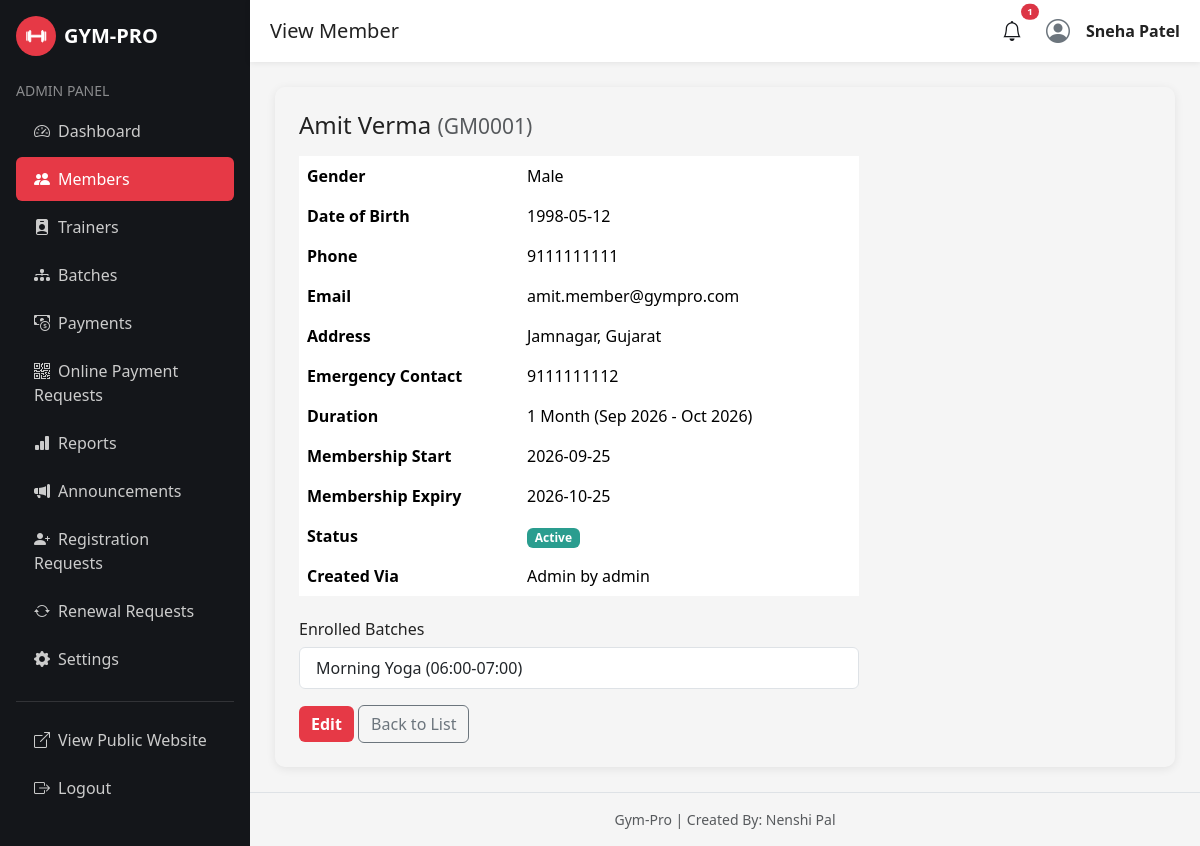
Page /admin/member/view-member.php?id=1 (signed in) on the committed database.
### tables this page shows
CREATE TABLE members (
    member_id INT AUTO_INCREMENT PRIMARY KEY,
    member_code VARCHAR(20) NOT NULL UNIQUE,
    photo VARCHAR(255) DEFAULT 'default-member.png',
    full_name VARCHAR(100) NOT NULL,
    gender ENUM('Male','Female','Other') DEFAULT 'Male',
    dob DATE,
    phone VARCHAR(20) NOT NULL UNIQUE,
    email VARCHAR(100) NOT NULL UNIQUE,
    address VARCHAR(255),
    emergency_contact VARCHAR(20),
    duration_months INT NOT NULL DEFAULT 1,
    membership_start_date DATE NOT NULL,
    membership_expiry_date DATE NOT NULL,
    username VARCHAR(50) NOT NULL UNIQUE,
    password VARCHAR(255) NOT NULL,
    status ENUM('Active','Expired','Inactive','Pending Payment') DEFAULT 'Active',
    created_by VARCHAR(50),
    created_method ENUM('Request','Admin') DEFAULT 'Admin',
    created_at DATETIME DEFAULT CURRENT_TIMESTAMP
);

CREATE TABLE batches (
    batch_id INT AUTO_INCREMENT PRIMARY KEY,
    batch_name VARCHAR(100) NOT NULL,
    start_time TIME NOT NULL,
    end_time TIME NOT NULL,
    capacity INT NOT NULL DEFAULT 20,
    monthly_fee DECIMAL(10,2) NOT NULL DEFAULT 0,
    status ENUM('Active','Inactive') DEFAULT 'Active'
);

### includes/config.php (called while the page is built, shortened)
<?php
function format_membership_duration($duration_months, $start_date, $expiry_date) {
    $duration_months = (int)$duration_months;
    $start_label = date('M Y', strtotime($start_date));
    $end_label = date('M Y', strtotime($expiry_date));
    $month_word = ($duration_months === 1) ? "Month" : "Months";
    return "$duration_months $month_word ($start_label - $end_label)";
}
?>

### admin/member/view-member.php (the view, shortened to what this page needs)
<?php
require_once "../../includes/config.php";
$id = (int)((isset($_GET['id']) ? $_GET['id'] : 0));
$stmt = mysqli_prepare($conn, "SELECT * FROM members WHERE member_id=?");
mysqli_stmt_bind_param($stmt, "i", $id);
mysqli_stmt_execute($stmt);
$member = mysqli_fetch_assoc(mysqli_stmt_get_result($stmt));
$batch_stmt = mysqli_prepare($conn, "SELECT b.batch_name, b.start_time, b.end_time FROM member_batches mb JOIN batches b ON mb.batch_id=b.batch_id WHERE mb.member_id=? ORDER BY b.start_time");
mysqli_stmt_bind_param($batch_stmt, "i", $id);
mysqli_stmt_execute($batch_stmt);
$batches = mysqli_stmt_get_result($batch_stmt);
include "../includes/header.php";
include "../includes/sidebar.php";
include "../includes/topbar.php";
?>
<div class="gym-card p-4">
    <div class="row">
        <div class="col-md-8">
            <h4><?php echo htmlspecialchars($member['full_name']); ?> <small class="text-muted">(<?php echo htmlspecialchars($member['member_code']); ?>)</small></h4>
            <table class="table table-borderless mt-3">
                <tr><th style="width:220px;">Gender</th><td><?php echo htmlspecialchars($member['gender']); ?></td></tr>
                <tr><th>Date of Birth</th><td><?php echo htmlspecialchars($member['dob']); ?></td></tr>
                <tr><th>Phone</th><td><?php echo htmlspecialchars($member['phone']); ?></td></tr>
                <tr><th>Email</th><td><?php echo htmlspecialchars($member['email']); ?></td></tr>
                <tr><th>Address</th><td><?php echo htmlspecialchars($member['address']); ?></td></tr>
                <tr><th>Emergency Contact</th><td><?php echo htmlspecialchars($member['emergency_contact']); ?></td></tr>
                <tr><th>Duration</th><td><?php echo htmlspecialchars(format_membership_duration($member['duration_months'], $member['membership_start_date'], $member['membership_expiry_date'])); ?></td></tr>
                <tr><th>Membership Start</th><td><?php echo htmlspecialchars($member['membership_start_date']); ?></td></tr>
                <tr><th>Membership Expiry</th><td><?php echo htmlspecialchars($member['membership_expiry_date']); ?></td></tr>
                <tr><th>Status</th><td><span class="badge <?php echo $member['status']=='Active'?'badge-active':($member['status']=='Expired'?'badge-expired':($member['status']=='Pending Payment'?'badge-pending':'badge-inactive')); ?>"><?php echo htmlspecialchars($member['status']); ?></span></td></tr>
                <tr><th>Created Via</th><td><?php echo htmlspecialchars($member['created_method']); ?> by <?php echo htmlspecialchars($member['created_by']); ?></td></tr>
            </table>
            <h6 class="mt-4">Enrolled Batches</h6>
            <ul class="list-group mb-3">
                <?php $found=false; while ($b = mysqli_fetch_assoc($batches)): $found=true; ?>
                    <li class="list-group-item"><?php echo htmlspecialchars($b['batch_name']) . " (" . substr($b['start_time'],0,5) . "-" . substr($b['end_time'],0,5) . ")"; ?></li>
                <?php endwhile; if (!$found): ?>
                    <li class="list-group-item text-muted">No batches assigned.</li>
                <?php endif; ?>
            </ul>
            <a href="edit-member.php?id=<?php echo $member['member_id']; ?>" class="btn btn-gym-primary">Edit</a>
            <a href="members.php" class="btn btn-outline-secondary">Back to List</a>
        </div>
    </div>
</div>
<?php include "../includes/footer.php"; ?>

### css/style.css (style rules this page uses)
:root { --gym-dark: #14161a; --gym-dark-2: #1e2128; --gym-red: #e63946; --gym-red-dark: #c1121f; --gym-light: #f5f5f5; --gym-gray: #6c757d; }
body { font-family: 'Segoe UI', Arial, sans-serif; background-color: var(--gym-light); color: #222; }
.btn-gym-primary { background: var(--gym-red); border: none; color: #fff; font-weight: 600; }
.gym-card { border: none; border-radius: 10px; box-shadow: 0 2px 10px rgba(0,0,0,0.08); transition: transform .2s ease; }

### css/animations.css (style rules this page uses)
body { animation: gp-page-fade 0.5s ease both; }
.gym-card, .stat-card, .auth-card, .batch-check, .gym-hero h1, .gym-hero p, .gym-hero .btn { opacity: 0; transform: translateY(24px); transition: opacity 0.6s ease, transform 0.6s ease; }
.gp-in-view { opacity: 1 !important; transform: translateY(0) !important; }
.gym-card { transition: transform 0.25s ease, box-shadow 0.25s ease, opacity 0.6s ease; }
.btn { transition: transform 0.15s ease, box-shadow 0.15s ease, background-color 0.15s ease; }

### admin/css/admin.css (style rules this page uses)
.badge-active { background:#2a9d8f; }

### rows in the picture
members: full_name "Amit Verma", member_code "GM0001", gender "Male", dob "1998-05-12", phone "9111111111", email "amit.member@gympro.com", address "Jamnagar, Gujarat", emergency_contact "9111111112", duration_months+membership_start_date+membership_expiry_date "1 Month (Sep 2026 - Oct 2026)", membership_start_date "2026-09-25", membership_expiry_date "2026-10-25", status "Active", created_method "Admin", created_by "admin"
batches: batch_name "Morning Yoga", start_time "06:00", end_time "07:00"

### other values in the picture
isset($page_title) ? $page_title : 'Admin' "View Member"
$notif_total "1"
isset($_SESSION['admin_name']) ? $_SESSION['admin_name'] : 'Admin' "Sneha Patel"
